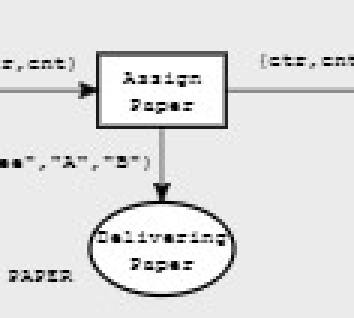
#> input picture image template/ExtractSubgraph/resources/PaperReview/apartMistakes/PaperReview_For_RedundantData.jpg, 118 x 106 px, found by its file name (shown 3 times larger)
$ python ExtractSubgraph_Rotate.py
#> lines starting #> are read from the running program, lines starting #| are printed output that depends on the picture; after the words box and inside, x2 and y2 are one past the last pixel; in counts of white or black regions, pixels touching at a corner belong together
#> further down, temp is the input picture: shape (106, 118); min 0, max 255, mean 224.4
import numpy as np
import cv2 as cv
import time

# 图像旋转函数
# [172 lines left out: functions ImageRotate, circle_tr, ImagePyrDown, RotationMatch, draw_result, not called in this run]

# 预处理输入图像
def get_realsense(src,temp):
    SearchImage = src
    ModelImage = temp
    # 高斯滤波：减少噪声;Canny边缘检测
    ModelImage_edge = cv.GaussianBlur(ModelImage, (5, 5), 0)
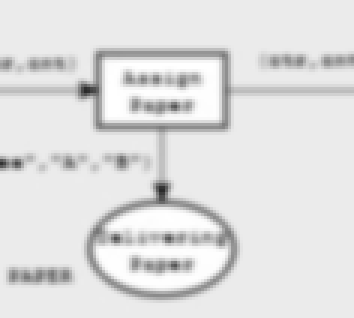
#> ModelImage_edge: shape (106, 118) (shown 3 times larger); min 42, max 255, mean 224.4
    ModelImage_edge = cv.Canny(ModelImage_edge, 10, 200, apertureSize=3)
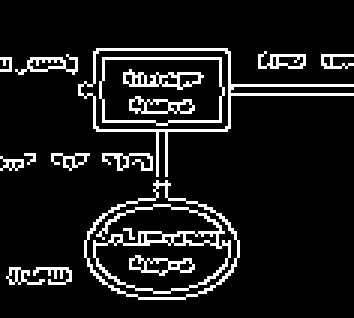
#> ModelImage_edge: shape (106, 118) (shown 3 times larger); 10.2% white in thin lines or dots, all inside (x1, y1, x2, y2) = (0, 16, 118, 100)
#> (the run stopped early here; a loop or call above may not have finished)

$ run again, with image template/ExtractSubgraph/resources/PaperReview/antiPatterns/MissingData.jpg copied over image template/ExtractSubgraph/resources/PaperReview/apartMistakes/PaperReview_For_RedundantData.jpg
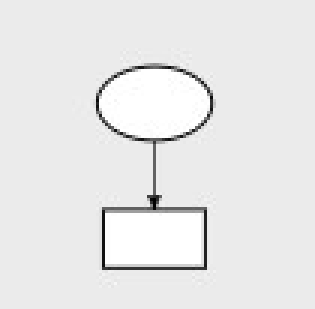
#> input picture image template/ExtractSubgraph/resources/PaperReview/antiPatterns/MissingData.jpg, 105 x 103 px, found by its file name (shown 3 times larger)
#> temp is the input picture: shape (103, 105); min 0, max 255, mean 232.6
#> in get_realsense, `ModelImage_edge = cv.GaussianBlur(ModelImage, (5, 5), 0)`:
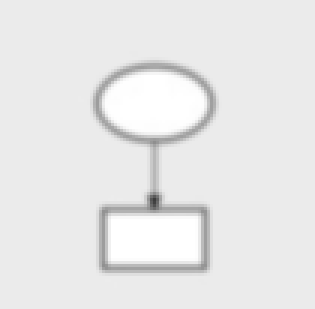
#> ModelImage_edge: shape (103, 105) (shown 3 times larger); min 61, max 255, mean 232.6
#> in get_realsense, `ModelImage_edge = cv.Canny(ModelImage_edge, 10, 200, apertureSize=3)`:
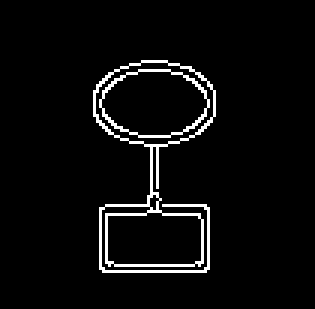
#> ModelImage_edge: shape (103, 105) (shown 3 times larger); 4.4% white in thin lines or dots, all inside (x1, y1, x2, y2) = (31, 20, 72, 91)

$ run again, with image template/ExtractSubgraph/resources/PaperReview/antiPatterns/RedundantData.jpg copied over image template/ExtractSubgraph/resources/PaperReview/apartMistakes/PaperReview_For_RedundantData.jpg
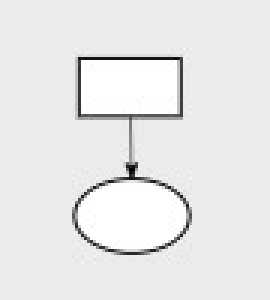
#> input picture image template/ExtractSubgraph/resources/PaperReview/antiPatterns/RedundantData.jpg, 90 x 100 px, found by its file name (shown 3 times larger)
#> temp is the input picture: shape (100, 90); min 0, max 255, mean 232.1
#> in get_realsense, `ModelImage_edge = cv.GaussianBlur(ModelImage, (5, 5), 0)`:
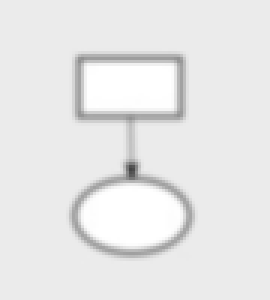
#> ModelImage_edge: shape (100, 90) (shown 3 times larger); min 68, max 255, mean 232.1
#> in get_realsense, `ModelImage_edge = cv.Canny(ModelImage_edge, 10, 200, apertureSize=3)`:
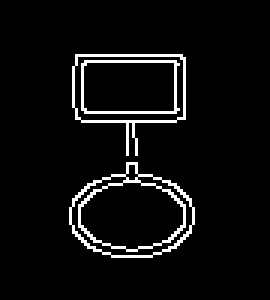
#> ModelImage_edge: shape (100, 90) (shown 3 times larger); 5.2% white in thin lines or dots, all inside (x1, y1, x2, y2) = (23, 18, 65, 86)

$ run again, with image template/ExtractSubgraph/resources/PaperReview/antiPatterns/StronglyLostData.jpg copied over image template/ExtractSubgraph/resources/PaperReview/apartMistakes/PaperReview_For_RedundantData.jpg
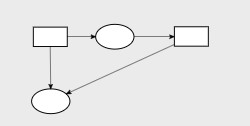
#> input picture image template/ExtractSubgraph/resources/PaperReview/antiPatterns/StronglyLostData.jpg, 250 x 126 px, found by its file name
#> temp is the input picture: shape (126, 250); min 0, max 255, mean 232.5
#> in get_realsense, `ModelImage_edge = cv.GaussianBlur(ModelImage, (5, 5), 0)`:
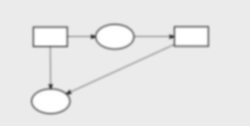
#> ModelImage_edge: shape (126, 250); min 62, max 255, mean 232.5
#> in get_realsense, `ModelImage_edge = cv.Canny(ModelImage_edge, 10, 200, apertureSize=3)`:
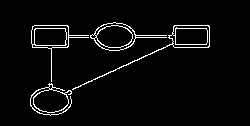
#> ModelImage_edge: shape (126, 250); 3.8% white in thin lines or dots, all inside (x1, y1, x2, y2) = (30, 22, 210, 116)
